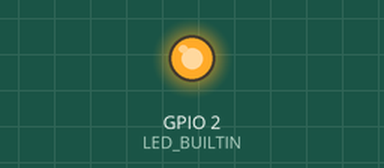
A program run on a simulated ESP32. Shown: output pins drawn as LEDs (lit = HIGH).

Above: at 0.6 s.
At 10.5 s:
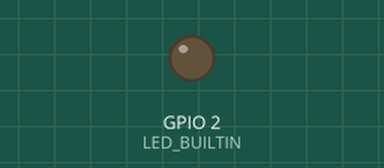
Timing chart, 0 to 15.6 s (numbered marks = the images above):
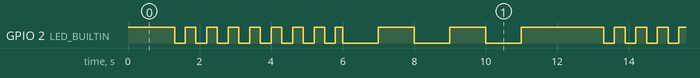

Measured:
- by itself, GPIO 2 (LED_BUILTIN): moves between LOW and HIGH, repeating every 12.0 s
- by itself, everything shown: repeats every 12.0 s, in 24 steps

The program:

main.cpp
```cpp
#include <Arduino.h>
#include <Led.h>

Led led;

void setup()
{
    Serial.begin(115200);
    //
    led.begin();

}

void loop()
{

    log_d("led on");
    led.on();
    delay(1000);

    log_d("blink fast");
    led.blinkFast();
    delay(5000);

    log_d("led off");
    led.off();
    delay(1000);

    log_d("blink slow");
    led.blinkSlow();
    delay(5000);

}
```

Led.cpp
```cpp
#include <Arduino.h>
#include <Led.h>

Led::Led()
{
}

void Led::begin(uint8_t ledPin)
{
    _ledPin = ledPin;

    // initialize LED digital pin as an output.
    pinMode(_ledPin, OUTPUT);
}

void Led::on()
{
    this->_cleanTask();

    // turn the LED on
    digitalWrite(LED_BUILTIN, HIGH);
}

void Led::off()
{
    this->_cleanTask();

    // turn the LED off
    digitalWrite(LED_BUILTIN, LOW);
}

void Led::_cleanTask()
{
    // clean blink task if needed
    if (_blinkTaskHandle != NULL)
    {
        vTaskDelete(_blinkTaskHandle);
        _blinkTaskHandle = NULL;
    }
}

void Led::blink(uint32_t highDelay, uint32_t lowDelay)
{

    _highDelay = highDelay;
    _lowDelay = lowDelay;

    this->_cleanTask();

    xTaskCreate(
        this->_blinkTaskImpl, // Function that should be called
        "Blink LED",          // Name of the task (for debugging)
        10000,                // Stack size (bytes)
        this,                 // Parameter to pass
        1,                    // Task priority
        &_blinkTaskHandle     // Task handle
    );

}

void Led::blinkSlow() {
    this->blink(1000, 1000);
}

void Led::blinkFast() {
    this->blink(300, 300);
}

void Led::_blinkTaskImpl(void *_this)
{
    static_cast<Led *>(_this)->_blinkTask();
}

void Led::_blinkTask()
{
    // infinite loop
    for (;;)
    {
        // Turn the LED on
        digitalWrite(_ledPin, HIGH);
        log_d("turn ON led (pin %u) (core %u)", _ledPin, xPortGetCoreID());

        // Pause the task for 500ms
        vTaskDelay(_highDelay / portTICK_PERIOD_MS);

        // Turn the LED off
        digitalWrite(_ledPin, LOW);
        log_d("turn OFF (led %u) (core %u)", _ledPin, xPortGetCoreID());

        // Pause the task again for 500ms
        vTaskDelay(_lowDelay / portTICK_PERIOD_MS);
    }
}
```

Led.h
```cpp
#ifndef _LED_H_
#define _LED_H_
#include <Arduino.h>

class Led
{
private:
    uint8_t _ledPin;
    uint32_t _highDelay;
    uint32_t _lowDelay;

    TaskHandle_t _blinkTaskHandle = NULL;
    void _cleanTask();
    static void _blinkTaskImpl(void *);
    void _blinkTask();

public:
    Led();
    void begin(uint8_t ledPin = BUILTIN_LED);
    void on();
    void off();
    void blink(uint32_t highDelay = 500, uint32_t lowDelay = 500);
    void blinkSlow();
    void blinkFast();
};

#endif
```
